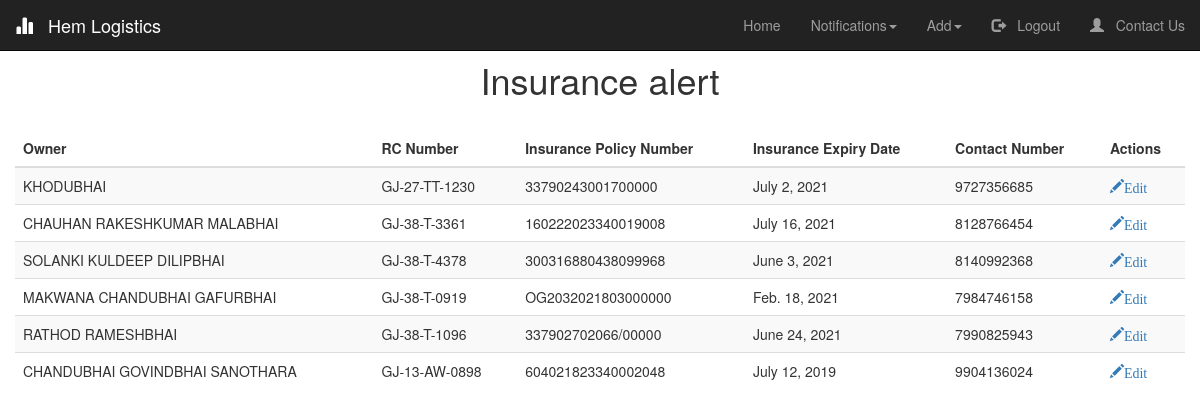
Screenshot of /Insurance_Notifications/ (signed in) with the database file from the repository.
### logistics/models.py (models this page shows, shortened)
class Vehicle(models.Model):
    Owner  = models.CharField(max_length=50, verbose_name="Owner's Name")
    RC_number = models.CharField(unique =True, verbose_name="RC Number", max_length=13, validators=[MinLengthValidator(12,message = "Invalid RC Number"), RegexValidator('([A-Z]{2})+-([0-9]{1})+-[A-Z]+-[0-9]{4}',message = "Use proper formatting")])
    PAN_number = models.CharField(verbose_name="PAN Number", max_length=10, validators=[MinLengthValidator(10,message = "Invalid PAN Number")])
    Type = models.CharField(verbose_name="Type of Vehicle", choices=TYPE_CHOICES, max_length=10)
    Other = models.CharField(blank = True,verbose_name='',max_length=10)
    Insurance_policy_number = models.CharField(max_length=25)
    PUC_expiry_date = models.DateField()
    Insurance_expiry_date = models.DateField(validators=[date_validate])#,input_formats = ['%d/%m/%Y'])
    Safety_equipments = models.BooleanField(default=False)
    GPS = models.BooleanField(default=False)
    Contact_number = models.CharField(max_length=10,validators=[MinLengthValidator(10,message = "Invalid Contact Number"),RegexValidator('([0-9]{10})',message="Should be numeric values only")])
    Notifications = models.BooleanField(verbose_name="Notifications Needed", default=True)
    Insurance_expired = models.BooleanField(default=False)
    PUC_expired = models.BooleanField(default=False)
    Available = models.BooleanField(default=True)
    Balance = models.IntegerField(default=0)
    def save(self, *args, **kwargs):
        if(self.Other):
            self.Other = self.Other.upper()
        self.Owner = self.Owner.upper()
        super(Vehicle, self).save(*args, **kwargs)

### logistics/views.py (the view)
# urls.py: path('Insurance_Notifications/', logistics_view.insurance_notifications, name ='Insurance_Notifications'),
@login_required(login_url='/login')
def insurance_notifications(request):
	check_expiry_insurance()
	insurance = Vehicle.objects.filter(Insurance_expired=True)
	return render(request,'insurance_notifications.html',{'title':'Insurance', 'insurance':insurance})

### logistics/helper_functions.py (called while the page is built)
def check_expiry_insurance():
    vehicles = Vehicle.objects.all()
    for vehicle in vehicles:
        if(vehicle.Notifications):
            if (vehicle.Insurance_expiry_date - now().date())<timedelta(days=15):
                vehicle.Insurance_expired=True
        else:
            vehicle.Insurance_expired=False
        vehicle.save()

### logistics/templates/insurance_notifications.html (shortened to what this page needs)
{% extends "index.html" %}
{% load crispy_forms_tags %}
{% block start %}
<link rel="stylesheet" type="text/css" href="https://cdn.datatables.net/1.10.24/css/jquery.dataTables.css">
<h1 style="text-align: center; padding-top: 20px;"> Insurance alert</h1>
<table id = "insurance_table" class="table table-striped">
    <thead class="thead-dark">
    <tr>
        <th >Owner</th>
        <th>RC Number</th>
        <th>Insurance Policy Number</th>
        <th>Insurance Expiry Date</th>
        <th>Contact Number</th>
        {% if user.is_authenticated %}
        <th>Actions</th>
        {% endif %}
    </tr>
    </thead>
    <tbody>
{% for x in insurance %}
    <tr>
        <td>{{ x.Owner }}</td>
        <td id="{{ x.id }}">{{ x.RC_number }}</td>
        <td>{{ x.Insurance_policy_number }}</td>
        <td>{{ x.Insurance_expiry_date }}</td>
        <td>{{ x.Contact_number }}</td>
        {% if user.is_authenticated %}
        <td>
            <a href="/edit_vehicle/{{ x.id }}"><span class="glyphicon glyphicon-pencil" >Edit</span></a>
        </td>
        {% endif %}
    </tr>
{% endfor %}
    </tbody>
</table>
{% endblock start %}

### logistics/static/index.css (style rules this page uses)
* { margin: auto; position: relative; box-sizing: border-box; }

### rows the page displays
Vehicle: Owner "KHODUBHAI", RC_number "GJ-27-TT-1230", Insurance_policy_number "33790243001700000", Insurance_expiry_date "July 2, 2021", Contact_number "9727356685"
Vehicle: Owner "CHAUHAN RAKESHKUMAR MALABHAI", RC_number "GJ-38-T-3361", Insurance_policy_number "160222023340019008", Insurance_expiry_date "July 16, 2021", Contact_number "8128766454"
Vehicle: Owner "SOLANKI KULDEEP DILIPBHAI", RC_number "GJ-38-T-4378", Insurance_policy_number "300316880438099968", Insurance_expiry_date "June 3, 2021", Contact_number "8140992368"
Vehicle: Owner "MAKWANA CHANDUBHAI GAFURBHAI", RC_number "GJ-38-T-0919", Insurance_policy_number "OG2032021803000000", Insurance_expiry_date "Feb. 18, 2021", Contact_number "7984746158"
Vehicle: Owner "RATHOD RAMESHBHAI", RC_number "GJ-38-T-1096", Insurance_policy_number "337902702066/00000", Insurance_expiry_date "June 24, 2021", Contact_number "7990825943"
Vehicle: Owner "CHANDUBHAI GOVINDBHAI SANOTHARA", RC_number "GJ-13-AW-0898", Insurance_policy_number "604021823340002048", Insurance_expiry_date "July 12, 2019", Contact_number "9904136024"
